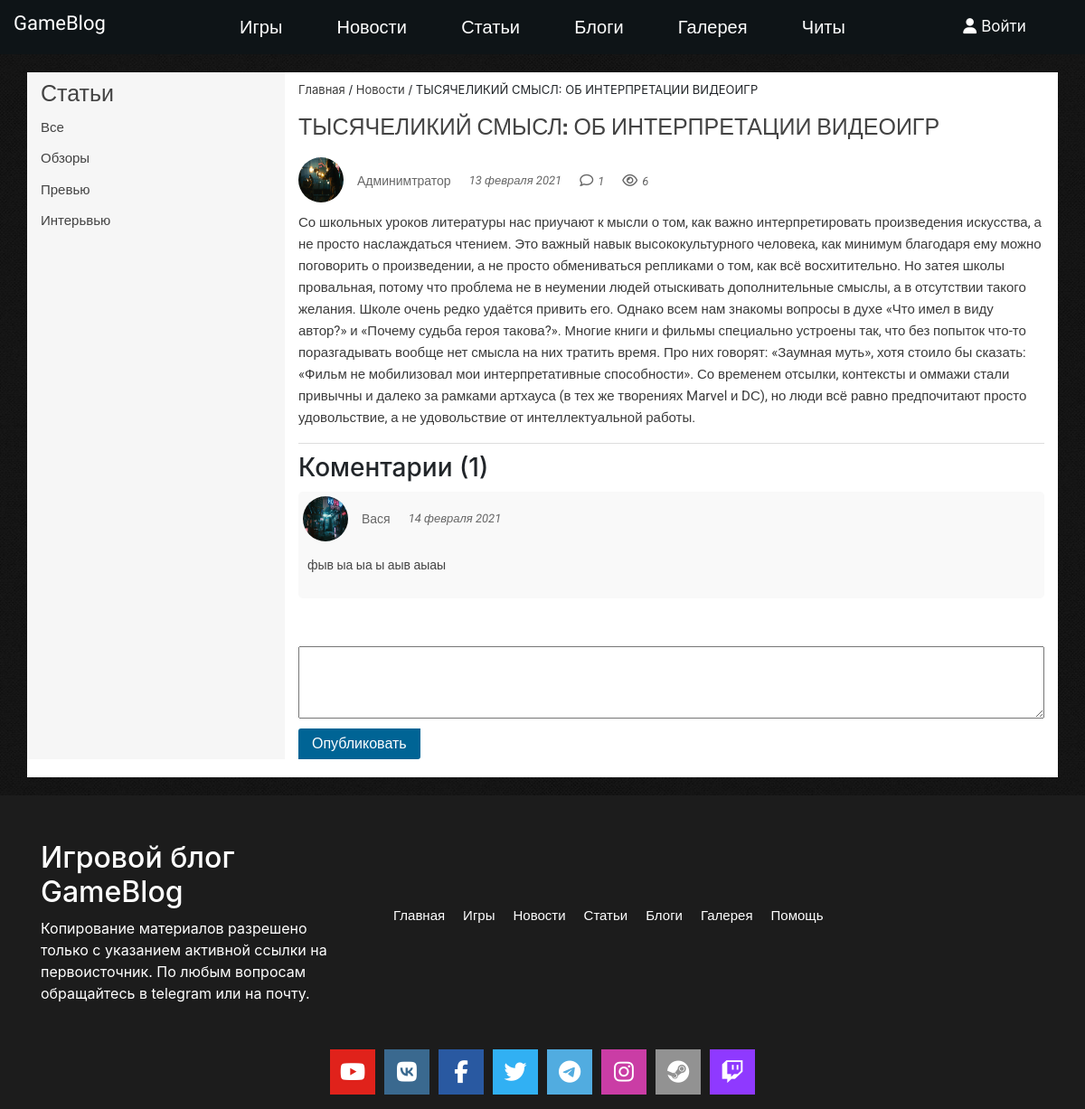
Page /articles/detail/1 on the committed database.
### tables this page shows
CREATE TABLE `category` (
  `id` int(11) NOT NULL,
  `title` varchar(255) NOT NULL,
  `code` varchar(255) NOT NULL,
  `table_name` varchar(255) NOT NULL
);

CREATE TABLE `articles` (
  `id` int(11) NOT NULL,
  `cat_article` int(11) NOT NULL,
  `title` varchar(255) NOT NULL,
  `description` text NOT NULL,
  `author` varchar(50) NOT NULL,
  `date` date NOT NULL,
  `image` varchar(255) NOT NULL,
  `showSlider` int(11) NOT NULL DEFAULT '0'
);

CREATE TABLE `users` (
  `id` int(11) NOT NULL,
  `login` varchar(50) NOT NULL,
  `password` varchar(255) NOT NULL,
  `name` varchar(255) NOT NULL,
  `email` varchar(50) NOT NULL,
  `image` varchar(255) NOT NULL,
  `role` enum('modeator','admin','user') NOT NULL
);

CREATE TABLE `comments` (
  `id` int(11) NOT NULL,
  `author` varchar(50) NOT NULL DEFAULT 'anonim',
  `text` text NOT NULL,
  `table_name` varchar(10) NOT NULL,
  `table_row_id` int(11) NOT NULL,
  `date` date NOT NULL,
  `active` int(11) NOT NULL DEFAULT '1'
);

### public/index.php (called while the page is built, shortened)
<?php
$qStr = $_SERVER['QUERY_STRING'];
spl_autoload_register(function ($className){
    $className = ROOT .'/'. str_replace('\\', '/', $className) . '.php';
});
Router::dispatch($qStr);

### config/db.php (called while the page is built)
<?php
return [
    'dsn' => 'mysql:host=localhost;dbname=gameblog',
    'user' => 'root',
    'password' => 'root'
];

### app/controllers/ArticlesController.php (called while the page is built, shortened)
<?php
class ArticlesController extends AppController
{
    public function detailAction()
    {
        $id = intval($this->route['id']);
        $articles = new Article();
        $comments = new Comment();
        $views = new View();
        $detailArticle = $articles->findOneArticleByTable($id);
        if (!empty($detailArticle)) {
            $ip = clearStr($_SERVER['REMOTE_ADDR']);
            if (empty($views->checkIP($ip, 'articles', $id))) {
                $views->addViews($ip, 'articles', $id);
            }
            else {
                $views->updateView('articles', $id);
            }
            $detailArticle = $this->editNewDate($detailArticle);
            if(!empty($detailArticle)) {
                $detailArticle['comments'] = $comments->getCommentsCountByTable('articles', $detailArticle['id']);
                $detailArticle['views'] = $views->getSumViewsByTable('articles', $detailArticle['id']);
            }
            $arrComments = $comments->getComments($id, 'articles');
            $categoryArticles = $articles->getCategory('category', 'articles');
        }
        else {
            header("Location:404.html");
            die();
        }
    }
}

### app/models/Article.php (called while the page is built, shortened)
<?php
class Article extends Model
{
    protected $table = 'articles';
    public function findOneArticleByTable($id)
    {
        $sql = "SELECT A.id, A.title, A.description, A.date, A.image AS a_img, U.name, U.image AS u_img FROM {$this->table} AS A JOIN users AS U ON A.author = U.id WHERE A.id = ? LIMIT 1";
        $res = $this->db->query($sql, [$id]);
        return (!empty($res[0])) ? $res[0]: [];
    }
}

### app/controllers/AppController.php (called while the page is built, shortened)
<?php
class AppController extends Controller
{
    private function setNewDate($date)
    {
        $newDate = date("j m Y", strtotime($date));
        $date_exp = explode(" ", $newDate);
        $month = [
            1 => 'января',
            2 => 'февраля',
            3 => 'марта',
            4 => 'апреля',
            5 => 'мая',
            6 => 'июня',
            7 => 'июля',
            8 => 'августа',
            9 => 'сентября',
            10 => 'октября',
            11 => 'ноября',
            12 => 'декабря'
        ];
        foreach ($month as $key => $value) {
            if ($key == intval($date_exp[1])) $month_name = $value;
        }
        if ($newDate == date("j m Y")) return 'Сегодня';
        elseif ($newDate == date("j m Y", strtotime('-1 day'))) return 'Вчера';
        else return $date_exp[0] .' '. $month_name .' '. $date_exp[2] ;
    }
    protected function editNewDate($array)
    {
        if (is_array($array)) {
            $array['date'] = $this->setNewDate($array['date']);
        }
        return $array;
    }
}

### app/models/Comment.php (called while the page is built, shortened)
<?php
class Comment extends Model
{
    protected $table = 'comments';
    public function getComments($id, $table)
    {
        $sql = "SELECT C.author, C.date AS date, C.text FROM comments AS C JOIN {$table} AS N ON C.table_name = '{$table}' AND C.table_row_id = N.id WHERE N.id = :id ORDER BY C.id DESC";
        return $this->db->query($sql, [':id' => $id]);
    }
    public function getCommentsCountByTable($table, $id)
    {
        $sql = "SELECT COUNT(*) AS count FROM {$this->table} WHERE `table_name` = :t_name AND `table_row_id` = :id AND `active` = '1'";
        return $this->db->query($sql, [':t_name' => $table, ':id' => $id])[0]['count'];
    }
}

### app/models/View.php (called while the page is built, shortened)
<?php
class View extends Model
{
    protected $table = 'views';
    public function getSumViewsByTable($table, $id)
    {
        $sql = "SELECT SUM(`c_views`) AS view FROM {$this->table} WHERE `table_name` = :t_name AND `table_row_id` = :id";
        return $this->db->query($sql, [':t_name' => $table, ':id' => $id])[0]['view'];
    }
}

### app/views/Articles/detail.php (the view, shortened to what this page needs)
<div class="container">
    <div class="row main-content">
        <div class="col-xs-12 col-sm-12 col-md-3 col-lg-3 sidebar-article sidebar">
            <span class="sidebar-title">Статьи</span>
            <div class="category-news">
                <ul class="category-news-list">
                    <li class="category-news_item"><a href="/articles">Все</a></li>
                    <? foreach ($arrCategory as $category): ?>
                        <li class="category-news_item"><a href="/articles/category/<?=$category['code']?>"><?=$category['title']?></a></li>
                    <? endforeach; ?>
                </ul>
            </div>
        </div>
        <div class="col-xs-12 col-sm-12 col-md-9 col-lg-9 article-content">
            <div class="block-breadcrumbs">
                <p class="wrapper_p"><a href="">Главная</a> / <a href="/news">Новости</a> / <?=$detailArticle['title']?></p>
            </div>
            <div class="article-header">
                <h1 class="article-title"><?=$detailArticle['title']?></h1>
            </div>
            <div class="article-info">
                <div class="article-info-author">
                    <div class="image_author">
                        <img src="/images/user/<?=$detailArticle['u_img']?>" alt="<?=$detailArticle['name']?>">
                    </div>
                    <span class="name-author"><a href="#"><?=$detailArticle['name']?></a></span>
                </div>
                <div class="article-info-date">
                    <span><?=$detailArticle['date']?></span>
                </div>
                <div class="article-info-comments">
                    <i class="fa fa-comment-o" aria-hidden="true"></i><span><?=$detailArticle['comments']?></span>
                </div>
                <div class="article-info-views">
                    <i class="fa fa-eye" aria-hidden="true"></i><span><?=$detailArticle['views']?></span>
                </div>
            </div>
            <div class="article-description">
                <p><?=$detailArticle['description']?></p>
            </div>
            <div class="article-comments">
                <? if (!empty($comments)): ?>
                    <h3>Коментарии (<?=count($comments)?>)</h3>
                    <? foreach ($comments as $comment): ?>
                        <div class="block-comment">
                            <div class="block-author">
                                <div class="block-author-image">
                                    <img src="/images/photo/cyberpunk_2077-17.jpg" alt="author image">
                                </div>
                                <span class="block-author-name"><?=$comment['author']?></span>
                                <span class="block-author-date"><?=$comment['date']?></span>
                            </div>
                            <div class="block-text-comment">
                                <p><?=$comment['text']?></p>
                            </div>
                        </div>
                    <? endforeach; ?>
                <? else: ?>
                    <h3>Комментариев нет</h3>
                <? endif; ?>
            </div>
            <div class="article-form-comment">
                <form action="" class="form" method="post">
                    <textarea name="text_comment" id="text_comment" class="text_comment"></textarea>
                    <input type="submit" name="add_comment" class="add_comment" id="submit" value="Опубликовать">
                </form>
            </div>
        </div>
    </div>
</div>

### rows in the picture
category: title "Обзоры"
category: title "Превью"
category: title "Интерьвью"
articles: title "ТЫСЯЧЕЛИКИЙ СМЫСЛ: ОБ ИНТЕРПРЕТАЦИИ ВИДЕОИГР", users.image (picture), users.name "Админимтратор", id "1", description "Со школьных уроков литературы нас приучают к мысли о том, как важно интерпретировать произведения искусства, а не просто наслаждаться чтением. Это важный навык высококультурного человека, как минимум благодаря ему можно поговорить о произведении, а не просто обмениваться репликами о том, как всё восхитительно. Но затея школы провальная, потому что проблема не в неумении людей отыскивать дополнительные смыслы, а в отсутствии такого желания. Школе очень редко удаётся привить его. Однако всем нам знакомы вопросы в духе «Что имел в виду автор?» и «Почему судьба героя такова?». Многие книги и фильмы специально устроены так, что без попыток что-то поразгадывать вообще нет смысла на них тратить…"
comments: author "Вася", date "14 февраля 2021", text "фыв ыа ыа ы аыв аыаы"

### other values in the picture
$detailArticle['date'] "13 февраля 2021"
$detailArticle['views'] "6"
count($comments) "1"
